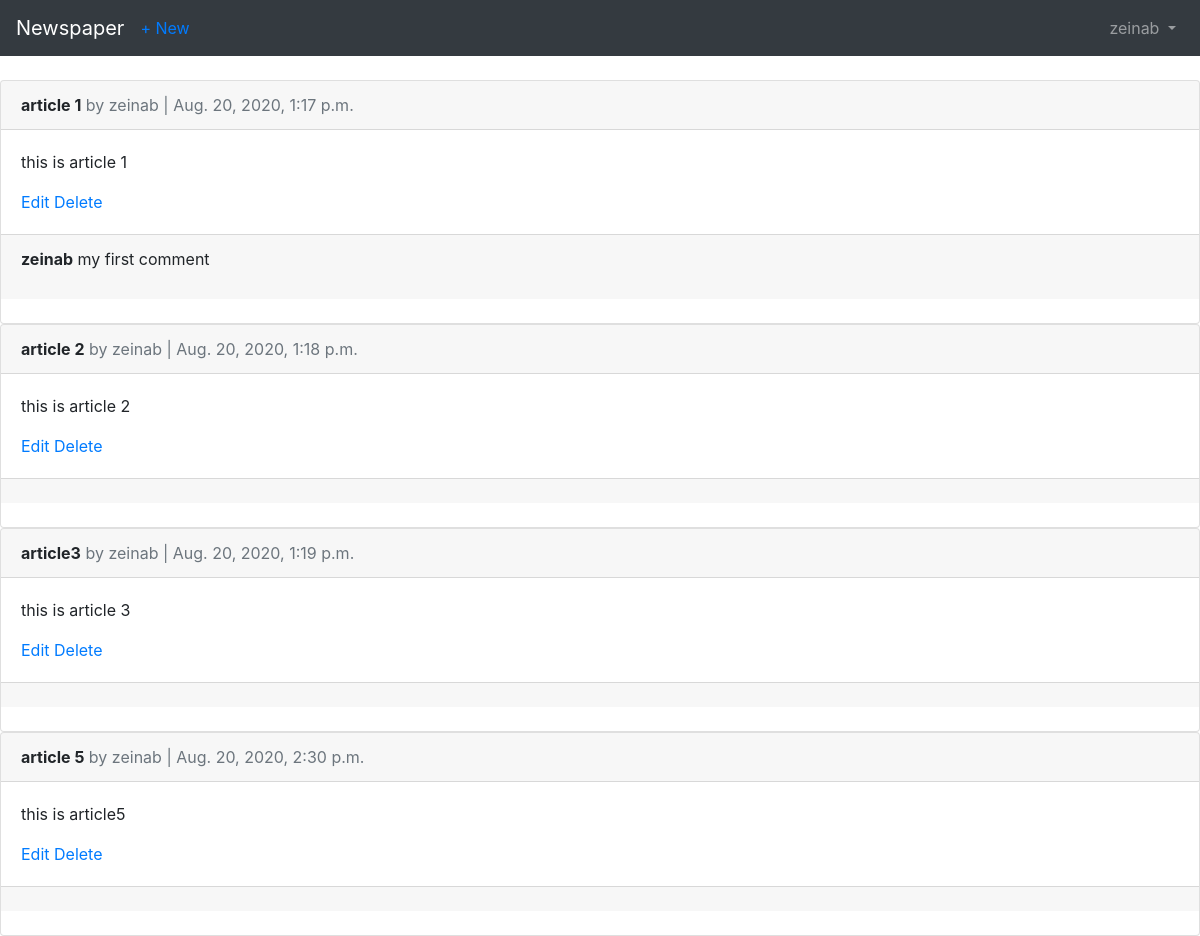
The page /articles/ (signed in) on the database as committed earlier.
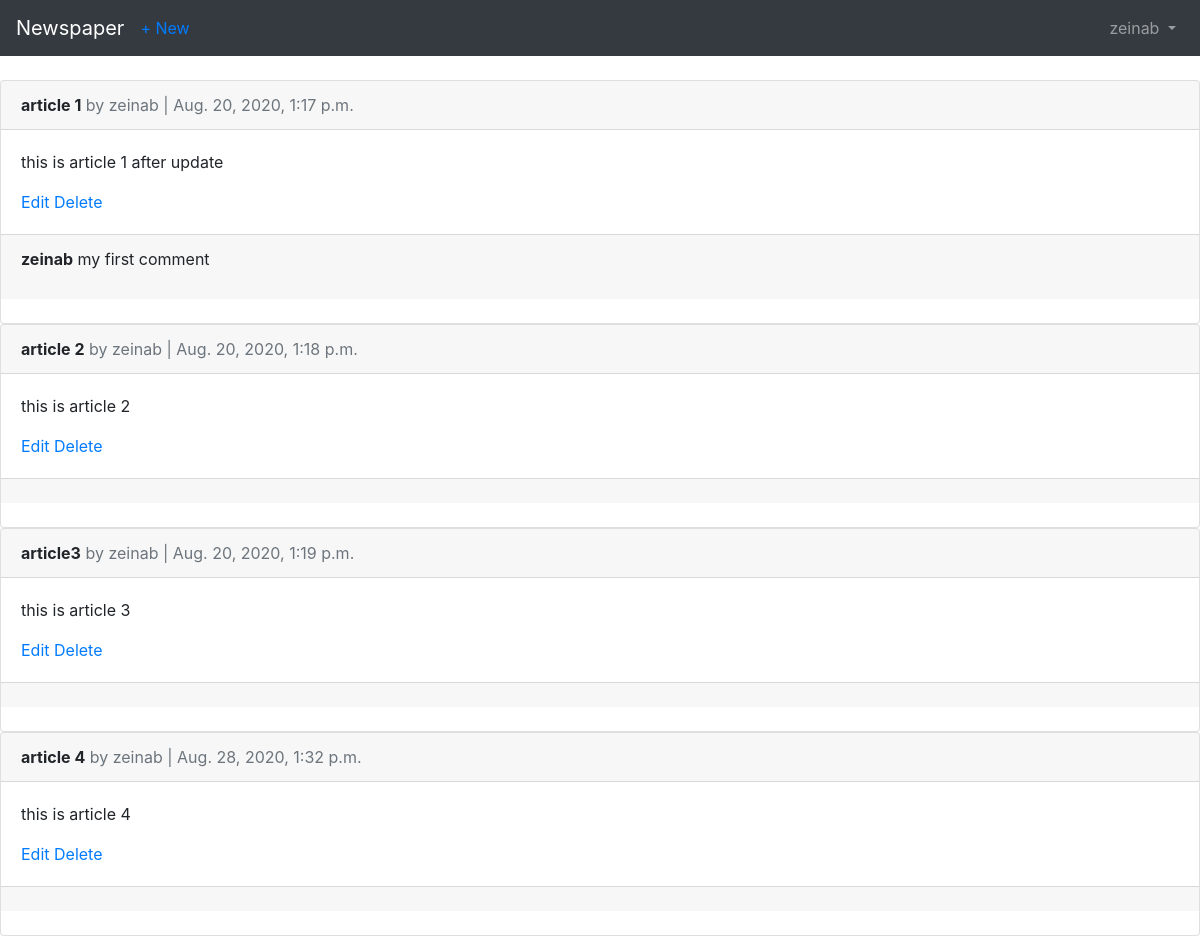
The same page on the database as committed later.
### articles/models.py (models this page shows, shortened)
class Artical(models.Model):
    title = models.CharField(max_length=255)
    body = models.TextField()
    date = models.DateTimeField(auto_now_add=True)
    author = models.ForeignKey(get_user_model(),on_delete=models.CASCADE)

class Comment(models.Model):
    article = models.ForeignKey(Artical,on_delete=models.CASCADE,related_name="comments")
    comment = models.CharField(max_length=140)
    author = models.ForeignKey(get_user_model() ,on_delete=models.CASCADE,)
    def __str__(self):
        return self.comment

### users/models.py (models this page shows)
class CustomUser(AbstractUser):
    age = models.PositiveIntegerField(null=True,blank=True)

### articles/views.py (the view)
# urls.py: path('',ArticalListView.as_view(),name="article_list"),
class ArticalListView(LoginRequiredMixin,ListView):
    model = Artical
    template_name = "article_list.html"
    login_url = "login"

### templates/article_list.html (shortened to what this page needs)
{% extends 'base.html' %}
{% block content %}
    {% for article in object_list %}
        <div class="card">
            <div class="card-header">
                <span class="font-weight-bold">{{ article.title}}</span>
                <span class="text-muted">by {{article.author}} | {{article.date}}</span>
            </div>
            <div class="card-body">
                <p>{{article.body}}</p>
                <a href="{% url 'article_edit' article.pk %}">Edit</a>
                <a href="{% url 'article_delete' article.pk %}">Delete</a>
            </div>
            <div class="card-footer">
                {% for comment in article.comments.all %}
                    <p>
                        <span class="font-weight-bold">{{comment.author}}</span>
                        {{comment}}
                    </p>
                {% endfor %}
            </div>
            <br>
        </div>
    {% endfor%}
{% endblock content %}

Rows that differ between the two databases and show on the page:
removed Artical: title "article 5", author "zeinab", date "Aug. 20, 2020, 2:30 p.m.", body "this is article5"
changed Artical "article 1": body "this is article 1" → "this is article 1 after update"
added Artical: title "article 4", author "zeinab", date "Aug. 28, 2020, 1:32 p.m.", body "this is article 4"
